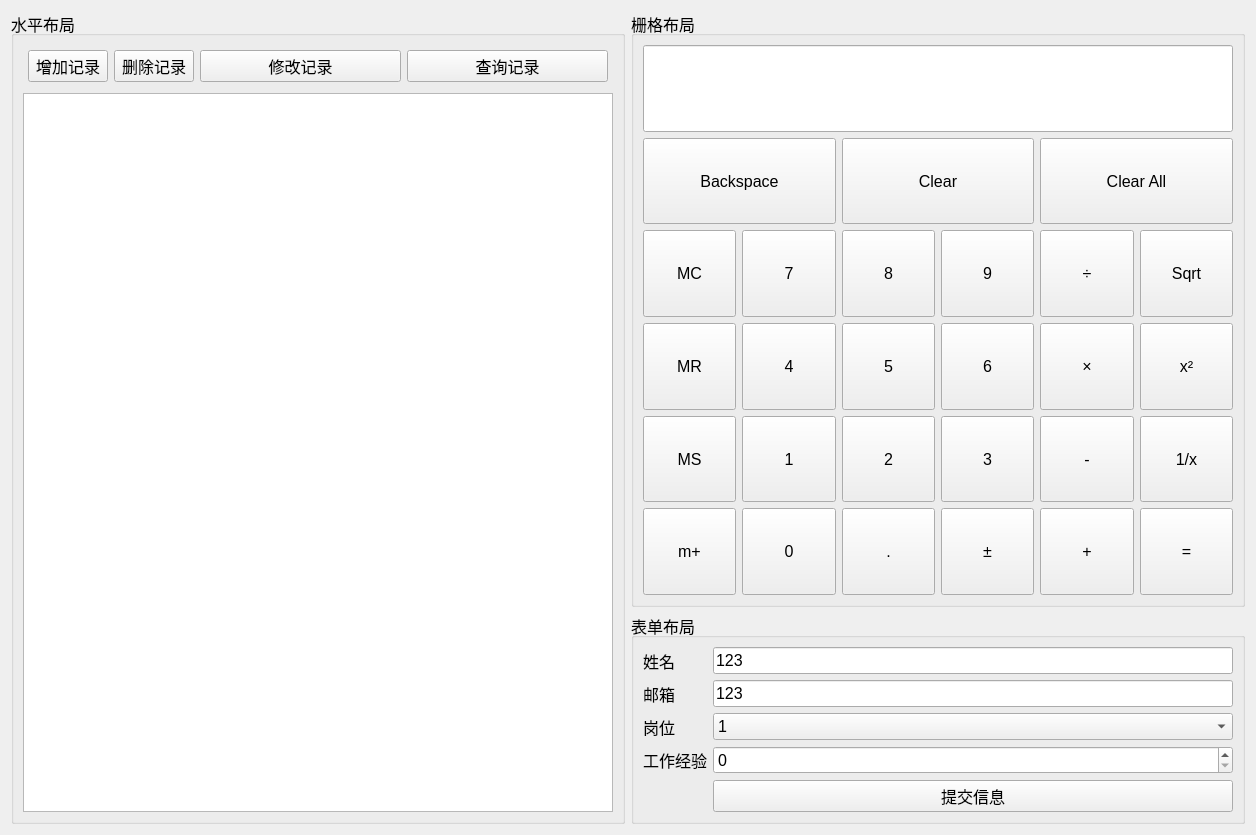
<?xml version="1.0" encoding="UTF-8"?>
<ui version="4.0">
 <class>MyWidget</class>
 <widget class="QWidget" name="MyWidget">
  <property name="geometry">
   <rect>
    <x>0</x>
    <y>0</y>
    <width>1256</width>
    <height>835</height>
   </rect>
  </property>
  <property name="font">
   <font>
    <pointsize>12</pointsize>
   </font>
  </property>
  <property name="windowTitle">
   <string>MyWidget</string>
  </property>
  <layout class="QGridLayout" name="gridLayout_2">
   <item row="0" column="0" rowspan="2">
    <widget class="QGroupBox" name="groupBox">
     <property name="title">
      <string>水平布局</string>
     </property>
     <layout class="QVBoxLayout" name="verticalLayout">
      <item>
       <widget class="QWidget" name="widget" native="true">
        <layout class="QHBoxLayout" name="horizontalLayout" stretch="0,0,1,1">
         <property name="leftMargin">
          <number>5</number>
         </property>
         <property name="topMargin">
          <number>5</number>
         </property>
         <property name="rightMargin">
          <number>5</number>
         </property>
         <property name="bottomMargin">
          <number>5</number>
         </property>
         <item>
          <widget class="QPushButton" name="btnAddRecord">
           <property name="text">
            <string>增加记录</string>
           </property>
           <property name="iconSize">
            <size>
             <width>15</width>
             <height>15</height>
            </size>
           </property>
          </widget>
         </item>
         <item>
          <widget class="QPushButton" name="btnDeleteRecord">
           <property name="text">
            <string>删除记录</string>
           </property>
           <property name="iconSize">
            <size>
             <width>15</width>
             <height>15</height>
            </size>
           </property>
          </widget>
         </item>
         <item>
          <widget class="QPushButton" name="btnModifyRecord">
           <property name="text">
            <string>修改记录</string>
           </property>
           <property name="iconSize">
            <size>
             <width>15</width>
             <height>15</height>
            </size>
           </property>
          </widget>
         </item>
         <item>
          <widget class="QPushButton" name="btnQueryRecord">
           <property name="text">
            <string>查询记录</string>
           </property>
           <property name="iconSize">
            <size>
             <width>15</width>
             <height>15</height>
            </size>
           </property>
          </widget>
         </item>
        </layout>
       </widget>
      </item>
      <item>
       <widget class="QTextEdit" name="textEdit">
        <property name="styleSheet">
         <string notr="true">QTextEdit {
 color: #0080ce;
}</string>
        </property>
       </widget>
      </item>
     </layout>
    </widget>
   </item>
   <item row="0" column="1">
    <widget class="QGroupBox" name="groupBox_2">
     <property name="title">
      <string>栅格布局</string>
     </property>
     <layout class="QGridLayout" name="gridLayout">
      <item row="3" column="0">
       <widget class="QPushButton" name="pushButton_22">
        <property name="sizePolicy">
         <sizepolicy hsizetype="Expanding" vsizetype="Expanding">
          <horstretch>0</horstretch>
          <verstretch>0</verstretch>
         </sizepolicy>
        </property>
        <property name="text">
         <string>MR</string>
        </property>
       </widget>
      </item>
      <item row="3" column="5">
       <widget class="QPushButton" name="pushButton_17">
        <property name="sizePolicy">
         <sizepolicy hsizetype="Expanding" vsizetype="Expanding">
          <horstretch>0</horstretch>
          <verstretch>0</verstretch>
         </sizepolicy>
        </property>
        <property name="text">
         <string>x²</string>
        </property>
       </widget>
      </item>
      <item row="4" column="5">
       <widget class="QPushButton" name="pushButton_16">
        <property name="sizePolicy">
         <sizepolicy hsizetype="Expanding" vsizetype="Expanding">
          <horstretch>0</horstretch>
          <verstretch>0</verstretch>
         </sizepolicy>
        </property>
        <property name="text">
         <string>1/x</string>
        </property>
       </widget>
      </item>
      <item row="5" column="2">
       <widget class="QPushButton" name="pushButton_7">
        <property name="sizePolicy">
         <sizepolicy hsizetype="Expanding" vsizetype="Expanding">
          <horstretch>0</horstretch>
          <verstretch>0</verstretch>
         </sizepolicy>
        </property>
        <property name="text">
         <string>.</string>
        </property>
       </widget>
      </item>
      <item row="4" column="0">
       <widget class="QPushButton" name="pushButton_15">
        <property name="sizePolicy">
         <sizepolicy hsizetype="Expanding" vsizetype="Expanding">
          <horstretch>0</horstretch>
          <verstretch>0</verstretch>
         </sizepolicy>
        </property>
        <property name="text">
         <string>MS</string>
        </property>
       </widget>
      </item>
      <item row="0" column="0" colspan="6">
       <widget class="QLineEdit" name="lineEdit">
        <property name="sizePolicy">
         <sizepolicy hsizetype="Expanding" vsizetype="Expanding">
          <horstretch>0</horstretch>
          <verstretch>0</verstretch>
         </sizepolicy>
        </property>
       </widget>
      </item>
      <item row="5" column="3">
       <widget class="QPushButton" name="pushButton_8">
        <property name="sizePolicy">
         <sizepolicy hsizetype="Expanding" vsizetype="Expanding">
          <horstretch>0</horstretch>
          <verstretch>0</verstretch>
         </sizepolicy>
        </property>
        <property name="text">
         <string>±</string>
        </property>
       </widget>
      </item>
      <item row="3" column="3">
       <widget class="QPushButton" name="pushButton_20">
        <property name="sizePolicy">
         <sizepolicy hsizetype="Expanding" vsizetype="Expanding">
          <horstretch>0</horstretch>
          <verstretch>0</verstretch>
         </sizepolicy>
        </property>
        <property name="text">
         <string>6</string>
        </property>
       </widget>
      </item>
      <item row="2" column="5">
       <widget class="QPushButton" name="pushButton_21">
        <property name="sizePolicy">
         <sizepolicy hsizetype="Expanding" vsizetype="Expanding">
          <horstretch>0</horstretch>
          <verstretch>0</verstretch>
         </sizepolicy>
        </property>
        <property name="text">
         <string>Sqrt</string>
        </property>
       </widget>
      </item>
      <item row="4" column="4">
       <widget class="QPushButton" name="pushButton_11">
        <property name="sizePolicy">
         <sizepolicy hsizetype="Expanding" vsizetype="Expanding">
          <horstretch>0</horstretch>
          <verstretch>0</verstretch>
         </sizepolicy>
        </property>
        <property name="text">
         <string>-</string>
        </property>
       </widget>
      </item>
      <item row="5" column="0">
       <widget class="QPushButton" name="pushButton_5">
        <property name="sizePolicy">
         <sizepolicy hsizetype="Expanding" vsizetype="Expanding">
          <horstretch>0</horstretch>
          <verstretch>0</verstretch>
         </sizepolicy>
        </property>
        <property name="text">
         <string>m+</string>
        </property>
       </widget>
      </item>
      <item row="2" column="2">
       <widget class="QPushButton" name="pushButton_25">
        <property name="sizePolicy">
         <sizepolicy hsizetype="Expanding" vsizetype="Expanding">
          <horstretch>0</horstretch>
          <verstretch>0</verstretch>
         </sizepolicy>
        </property>
        <property name="text">
         <string>8</string>
        </property>
       </widget>
      </item>
      <item row="3" column="4">
       <widget class="QPushButton" name="pushButton_26">
        <property name="sizePolicy">
         <sizepolicy hsizetype="Expanding" vsizetype="Expanding">
          <horstretch>0</horstretch>
          <verstretch>0</verstretch>
         </sizepolicy>
        </property>
        <property name="text">
         <string>×</string>
        </property>
       </widget>
      </item>
      <item row="5" column="1">
       <widget class="QPushButton" name="pushButton_6">
        <property name="sizePolicy">
         <sizepolicy hsizetype="Expanding" vsizetype="Expanding">
          <horstretch>0</horstretch>
          <verstretch>0</verstretch>
         </sizepolicy>
        </property>
        <property name="text">
         <string>0</string>
        </property>
       </widget>
      </item>
      <item row="4" column="1">
       <widget class="QPushButton" name="pushButton_12">
        <property name="sizePolicy">
         <sizepolicy hsizetype="Expanding" vsizetype="Expanding">
          <horstretch>0</horstretch>
          <verstretch>0</verstretch>
         </sizepolicy>
        </property>
        <property name="text">
         <string>1</string>
        </property>
       </widget>
      </item>
      <item row="4" column="3">
       <widget class="QPushButton" name="pushButton_14">
        <property name="sizePolicy">
         <sizepolicy hsizetype="Expanding" vsizetype="Expanding">
          <horstretch>0</horstretch>
          <verstretch>0</verstretch>
         </sizepolicy>
        </property>
        <property name="text">
         <string>3</string>
        </property>
       </widget>
      </item>
      <item row="3" column="2">
       <widget class="QPushButton" name="pushButton_19">
        <property name="sizePolicy">
         <sizepolicy hsizetype="Expanding" vsizetype="Expanding">
          <horstretch>0</horstretch>
          <verstretch>0</verstretch>
         </sizepolicy>
        </property>
        <property name="text">
         <string>5</string>
        </property>
       </widget>
      </item>
      <item row="5" column="4">
       <widget class="QPushButton" name="pushButton_9">
        <property name="sizePolicy">
         <sizepolicy hsizetype="Expanding" vsizetype="Expanding">
          <horstretch>0</horstretch>
          <verstretch>0</verstretch>
         </sizepolicy>
        </property>
        <property name="text">
         <string>+</string>
        </property>
       </widget>
      </item>
      <item row="4" column="2">
       <widget class="QPushButton" name="pushButton_13">
        <property name="sizePolicy">
         <sizepolicy hsizetype="Expanding" vsizetype="Expanding">
          <horstretch>0</horstretch>
          <verstretch>0</verstretch>
         </sizepolicy>
        </property>
        <property name="text">
         <string>2</string>
        </property>
       </widget>
      </item>
      <item row="2" column="1">
       <widget class="QPushButton" name="pushButton_23">
        <property name="sizePolicy">
         <sizepolicy hsizetype="Expanding" vsizetype="Expanding">
          <horstretch>0</horstretch>
          <verstretch>0</verstretch>
         </sizepolicy>
        </property>
        <property name="text">
         <string>7</string>
        </property>
       </widget>
      </item>
      <item row="2" column="0">
       <widget class="QPushButton" name="pushButton_28">
        <property name="sizePolicy">
         <sizepolicy hsizetype="Expanding" vsizetype="Expanding">
          <horstretch>0</horstretch>
          <verstretch>0</verstretch>
         </sizepolicy>
        </property>
        <property name="text">
         <string>MC</string>
        </property>
       </widget>
      </item>
      <item row="3" column="1">
       <widget class="QPushButton" name="pushButton_18">
        <property name="sizePolicy">
         <sizepolicy hsizetype="Expanding" vsizetype="Expanding">
          <horstretch>0</horstretch>
          <verstretch>0</verstretch>
         </sizepolicy>
        </property>
        <property name="text">
         <string>4</string>
        </property>
       </widget>
      </item>
      <item row="2" column="3">
       <widget class="QPushButton" name="pushButton_24">
        <property name="sizePolicy">
         <sizepolicy hsizetype="Expanding" vsizetype="Expanding">
          <horstretch>0</horstretch>
          <verstretch>0</verstretch>
         </sizepolicy>
        </property>
        <property name="text">
         <string>9</string>
        </property>
       </widget>
      </item>
      <item row="2" column="4">
       <widget class="QPushButton" name="pushButton_27">
        <property name="sizePolicy">
         <sizepolicy hsizetype="Expanding" vsizetype="Expanding">
          <horstretch>0</horstretch>
          <verstretch>0</verstretch>
         </sizepolicy>
        </property>
        <property name="text">
         <string>÷</string>
        </property>
       </widget>
      </item>
      <item row="5" column="5">
       <widget class="QPushButton" name="pushButton_10">
        <property name="sizePolicy">
         <sizepolicy hsizetype="Expanding" vsizetype="Expanding">
          <horstretch>0</horstretch>
          <verstretch>0</verstretch>
         </sizepolicy>
        </property>
        <property name="text">
         <string>=</string>
        </property>
       </widget>
      </item>
      <item row="1" column="0" colspan="2">
       <widget class="QPushButton" name="pushButton_29">
        <property name="sizePolicy">
         <sizepolicy hsizetype="Expanding" vsizetype="Expanding">
          <horstretch>0</horstretch>
          <verstretch>0</verstretch>
         </sizepolicy>
        </property>
        <property name="text">
         <string>Backspace</string>
        </property>
       </widget>
      </item>
      <item row="1" column="2" colspan="2">
       <widget class="QPushButton" name="pushButton_30">
        <property name="sizePolicy">
         <sizepolicy hsizetype="Expanding" vsizetype="Expanding">
          <horstretch>0</horstretch>
          <verstretch>0</verstretch>
         </sizepolicy>
        </property>
        <property name="text">
         <string>Clear</string>
        </property>
       </widget>
      </item>
      <item row="1" column="4" colspan="2">
       <widget class="QPushButton" name="pushButton_31">
        <property name="sizePolicy">
         <sizepolicy hsizetype="Expanding" vsizetype="Expanding">
          <horstretch>0</horstretch>
          <verstretch>0</verstretch>
         </sizepolicy>
        </property>
        <property name="text">
         <string>Clear All</string>
        </property>
       </widget>
      </item>
     </layout>
    </widget>
   </item>
   <item row="1" column="1">
    <widget class="QGroupBox" name="groupBox_3">
     <property name="title">
      <string>表单布局</string>
     </property>
     <layout class="QFormLayout" name="formLayout">
      <item row="0" column="0">
       <widget class="QLabel" name="label">
        <property name="text">
         <string>姓名</string>
        </property>
       </widget>
      </item>
      <item row="0" column="1">
       <widget class="QLineEdit" name="lineEdit_2">
        <property name="text">
         <string>123</string>
        </property>
       </widget>
      </item>
      <item row="1" column="0">
       <widget class="QLabel" name="label_2">
        <property name="text">
         <string>邮箱</string>
        </property>
       </widget>
      </item>
      <item row="1" column="1">
       <widget class="QLineEdit" name="lineEdit_3">
        <property name="text">
         <string>123</string>
        </property>
       </widget>
      </item>
      <item row="2" column="0">
       <widget class="QLabel" name="label_5">
        <property name="text">
         <string>岗位</string>
        </property>
       </widget>
      </item>
      <item row="2" column="1">
       <widget class="QComboBox" name="comboBox">
        <item>
         <property name="text">
          <string>1</string>
         </property>
        </item>
        <item>
         <property name="text">
          <string>2</string>
         </property>
        </item>
        <item>
         <property name="text">
          <string>3</string>
         </property>
        </item>
        <item>
         <property name="text">
          <string>4</string>
         </property>
        </item>
        <item>
         <property name="text">
          <string>5</string>
         </property>
        </item>
       </widget>
      </item>
      <item row="3" column="0">
       <widget class="QLabel" name="label_6">
        <property name="text">
         <string>工作经验</string>
        </property>
       </widget>
      </item>
      <item row="3" column="1">
       <widget class="QSpinBox" name="spinBox"/>
      </item>
      <item row="4" column="1">
       <widget class="QPushButton" name="pushButton_32">
        <property name="text">
         <string>提交信息</string>
        </property>
       </widget>
      </item>
     </layout>
    </widget>
   </item>
  </layout>
 </widget>
 <resources/>
 <connections/>
</ui>
